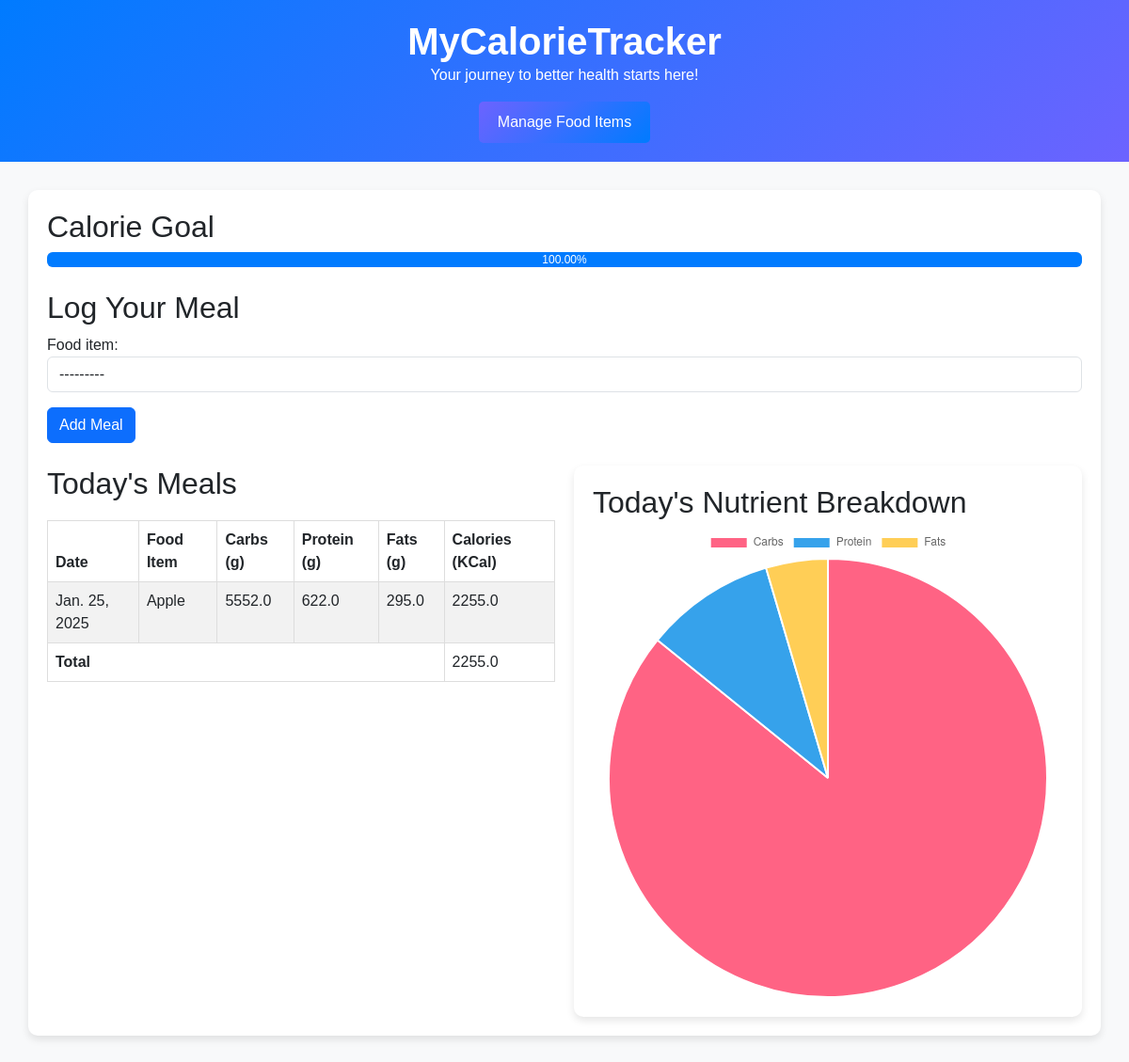
The app's page / (signed in) with its own data.
### myapp/models.py (models this page shows, shortened)
class UserMealLog(models.Model):
    user = models.ForeignKey(User, on_delete=models.CASCADE)
    food_item = models.ForeignKey(FoodItem, on_delete=models.CASCADE)
    date = models.DateField(auto_now_add=True)

class FoodItem(models.Model):
    name = models.CharField(max_length=100, unique=True)
    carbs = models.FloatField(help_text="Carbohydrates in grams")
    protein = models.FloatField(help_text="Protein in grams")
    fats = models.FloatField(help_text="Fats in grams")
    calories = models.FloatField(help_text="Calories in KCal")
    date_added = models.DateField(default=now)
    def __str__(self):
        return self.name

### myapp/views.py (the view)
# urls.py: path('', views.home, name='home'),  # Home page
@login_required
def home(request):
    calorie_goal = 2000  # Default calorie goal
    if request.method == 'POST':
        form = MealLogForm(request.POST)
        if form.is_valid():
            meal_log = form.save(commit=False)
            meal_log.user = request.user
            meal_log.date = date.today()
            meal_log.save()
            return redirect('home')
    else:
        form = MealLogForm()
    today_logs = UserMealLog.objects.filter(user=request.user, date=date.today())
    total_carbs = sum(log.food_item.carbs for log in today_logs)
    total_protein = sum(log.food_item.protein for log in today_logs)
    total_fats = sum(log.food_item.fats for log in today_logs)
    total_calories = sum(log.food_item.calories for log in today_logs)
    calorie_progress = min((total_calories / calorie_goal) * 100, 100)
    context = {
        'form': form,
        'today_logs': today_logs,
        'total_calories': total_calories,
        'calorie_goal': calorie_goal,
        'calorie_progress': calorie_progress,
        'total_carbs': total_carbs,
        'total_protein': total_protein,
        'total_fats': total_fats,
    }
    return render(request, 'myapp/home.html', context)

### myapp/forms.py
class MealLogForm(forms.ModelForm):
    class Meta:
        model = UserMealLog
        fields = ['food_item']
        widgets = {
            'food_item': forms.Select(attrs={'class': 'form-control'}),
        }

### myapp/templates/myapp/home.html (shortened to what this page needs)
<!DOCTYPE html>
<html lang="en">
<head>
    <link href="https://cdn.jsdelivr.net/npm/bootstrap@5.3.0/dist/css/bootstrap.min.css" rel="stylesheet">
</head>
<body>
    <div class="header">
        <h1>MyCalorieTracker</h1>
        <p>Your journey to better health starts here!</p>
        <a href="{% url 'manage_food' %}" class="btn btn-custom">Manage Food Items</a>
    </div>
    <div class="container">
        <h2>Calorie Goal</h2>
        <div class="progress">
            <div class="progress-bar progress-bar-fill" role="progressbar" style="width: {{ calorie_progress }}%;">
                {{ calorie_progress|floatformat:2 }}%
            </div>
        </div>
        <h2 class="mt-4">Log Your Meal</h2>
        <form method="post" class="mb-4">
            {{ form.as_p }}
            <button type="submit" class="btn btn-primary">Add Meal</button>
        </form>
        <div class="grid">
            <div>
                <h2>Today's Meals</h2>
                {% if today_logs %}
                <table class="table table-striped table-hover">
                    <thead>
                        <tr>
                            <th>Date</th>
                            <th>Food Item</th>
                            <th>Carbs (g)</th>
                            <th>Protein (g)</th>
                            <th>Fats (g)</th>
                            <th>Calories (KCal)</th>
                        </tr>
                    </thead>
                    <tbody>
                        {% for log in today_logs %}
                        <tr>
                            <td>{{ log.date }}</td>
                            <td>{{ log.food_item.name }}</td>
                            <td>{{ log.food_item.carbs }}</td>
                            <td>{{ log.food_item.protein }}</td>
                            <td>{{ log.food_item.fats }}</td>
                            <td>{{ log.food_item.calories }}</td>
                        </tr>
                        {% endfor %}
                        <tr>
                            <td colspan="5"><strong>Total</strong></td>
                            <td>{{ total_calories }}</td>
                        </tr>
                    </tbody>
                </table>
                {% else %}
                <p>No meals logged today. Start by adding your meals!</p>
                {% endif %}
            </div>
            <div class="chart-container">
                <h2>Today's Nutrient Breakdown</h2>
                <canvas id="nutrientChart" width="400" height="400"></canvas>
            </div>
        </div>
    </div>
    <script>
        const ctx = document.getElementById('nutrientChart').getContext('2d');
        new Chart(ctx, {
            type: 'pie',
            data: {
                labels: ['Carbs', 'Protein', 'Fats'],
                datasets: [{
                    data: [{{ total_carbs }}, {{ total_protein }}, {{ total_fats }}],
                    backgroundColor: ['#ff6384', '#36a2eb', '#ffce56'],
                }]
            },
            options: {
                responsive: true,
                plugins: {
                    legend: {
                        position: 'top',
                    }
                }
            }
        });
    </script>
</body>
</html>

### myapp/templates/myapp/home.html (style rules this page uses)
body { font-family: 'Arial', sans-serif; margin: 0; padding: 0; background-color: #f8f9fa; }
.header { background: linear-gradient(135deg, #007bff, #6c63ff); color: white; text-align: center; padding: 20px 0; }
.header h1 { font-size: 2.5rem; font-weight: bold; margin: 0; }
.container { margin: 30px auto; padding: 20px; background: white; border-radius: 10px; box-shadow: 0 4px 8px rgba(0, 0, 0, 0.1); }
.progress-bar-fill { background-color: #007bff; }
.grid { display: grid; grid-template-columns: 1fr 1fr; gap: 20px; }
.chart-container { background: #ffffff; padding: 20px; border-radius: 10px; box-shadow: 0 4px 8px rgba(0, 0, 0, 0.1); }
table { width: 100%; margin-top: 20px; }
table, th, td { border: 1px solid #ddd; }
th, td { padding: 10px; text-align: left; }
th { background-color: #f4f4f4; }
.btn-custom { background: linear-gradient(135deg, #6c63ff, #007bff); color: white; border: none; padding: 10px 20px; border-radius: 5px; text-decoration: none; }

### records on screen
UserMealLog: date "Jan. 25, 2025", food_item.name "Apple", food_item.carbs "5552.0", food_item.protein "622.0", food_item.fats "295.0", food_item.calories "2255.0"

### other values on screen
{{ calorie_progress|floatformat:2 }} "100.00"
{{ total_calories }} "2255.0"
chart data {{ total_carbs }} 5552.0
chart data {{ total_protein }} 622.0
chart data {{ total_fats }} 295.0
